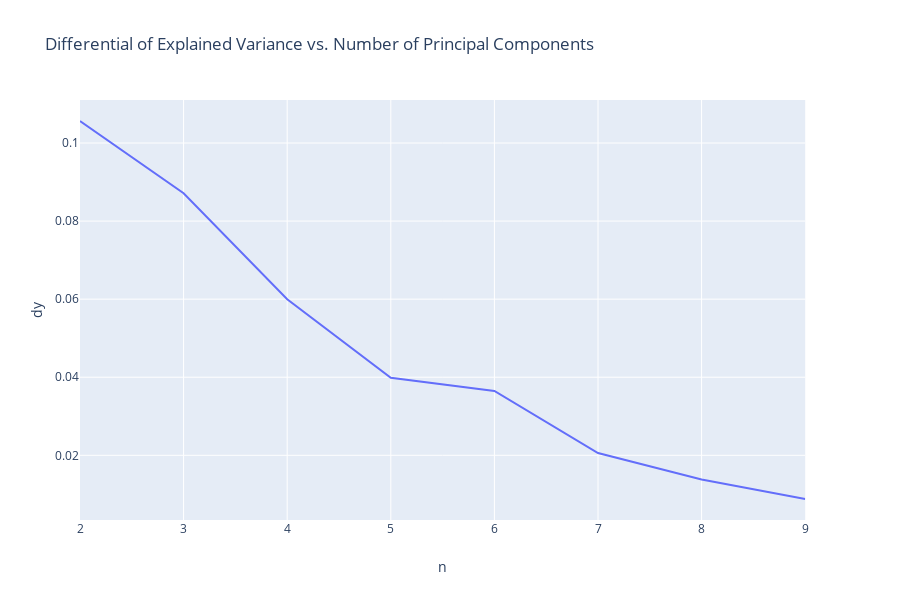

The cell this chart's notebook holds for it:
### Code cell
pca_list = []

for n_components in range(2, 11):
    pca = PCA(n_components = n_components)
    components = pca.fit_transform(features)
    pca_variance = sum(pca.explained_variance_ratio_)
    pca_list.append(pca_variance)
    print("For n_components = {}, explained variance ratio is {}".format(n_components, pca_variance))
    
dx = 1
y = pca_list
dy = diff(y)/dx
frame = pd.DataFrame()
frame['dy']=dy
frame['n']=range(2,10)
px.line(frame, x='n',y='dy', title="Differential of Explained Variance vs. Number of Principal Components").show()

### Figure 1 — Plotly figure (JSON) as saved in the notebook; plotly's stock layout.template omitted (floating-point values rounded to 4 significant figures)
{"data": [{"hoverlabel": {"namelength": 0}, "hovertemplate": "n=%{x}<br>dy=%{y}", "legendgroup": "", "line": {"color": "#636efa", "dash": "solid"}, "mode": "lines", "name": "", "showlegend": false, "type": "scatter", "x": [2, 3, 4, 5, 6, 7, 8, 9], "xaxis": "x", "y": [0.1056, 0.08713, 0.05997, 0.03984, 0.03648, 0.02058, 0.01378, 0.008804], "yaxis": "y"}], "layout": {"height": 600, "legend": {"tracegroupgap": 0}, "title": {"text": "Differential of Explained Variance vs. Number of Principal Components"}, "xaxis": {"anchor": "y", "domain": [0, 0.98], "title": {"text": "n"}}, "yaxis": {"anchor": "x", "domain": [0, 1], "title": {"text": "dy"}}}}
